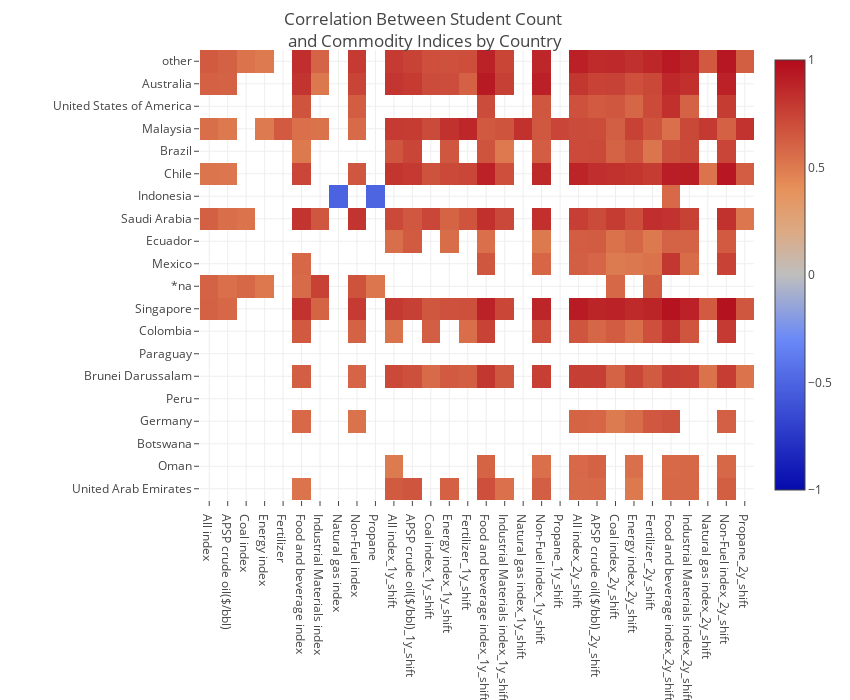
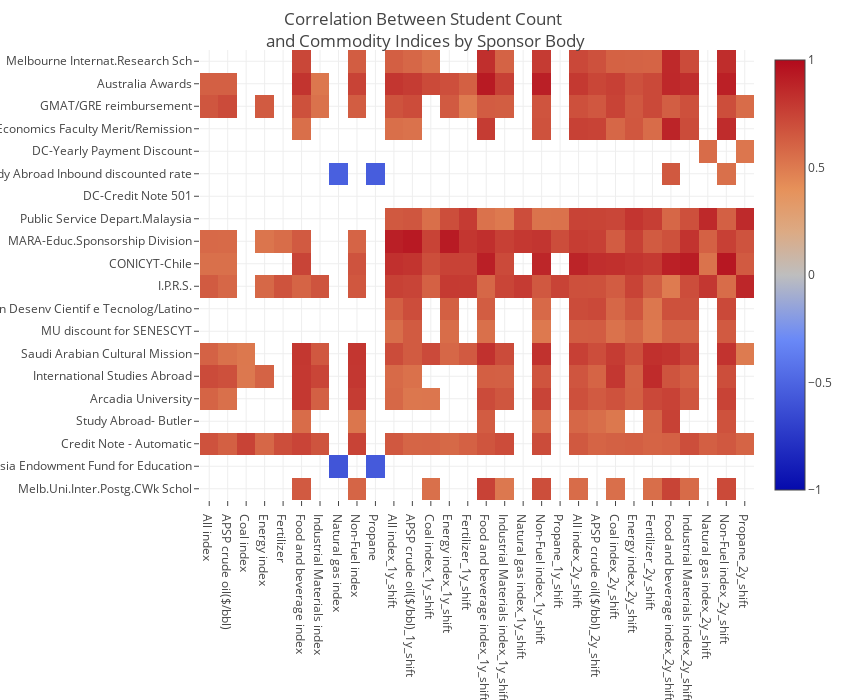

Notebook code for these charts, in order:
### Code cell
time_factor_values = predictors_df.index.values

for factor_var in list(factors_config.keys()):
    # transform response df to get data for particular factor
    resp_by_factor_df = aggregate_by_factor(response_df, response_var, time_factor, factor_var)
    resp_by_factor_df = resp_by_factor_df.loc[time_factor_values]

    # Calculate correlation and pvalues
    factor_levels = resp_by_factor_df.columns
    predictors = predictors_df.columns
    correlations = np.zeros((factor_levels.shape[0], predictors.shape[0]))
    pvalues = np.zeros((factor_levels.shape[0], predictors.shape[0]))
    for idx, level in enumerate(factor_levels):
        for jdx, predictor in enumerate(predictors):
            correlation, pvalue = pearsonr(resp_by_factor_df[level], predictors_df[predictor])
            correlations[idx, jdx] = correlation
            pvalues[idx, jdx] = pvalue

    # Form dataframe with correlations
    correlation_df = pd.DataFrame(data=correlations, index=factor_levels, columns=predictors)
    pvalues_df = pd.DataFrame(data=pvalues, index=factor_levels, columns=predictors)
    significance_mask = pvalues_df < CONFIDENCE_LEVEL
    correlation_df[~significance_mask] = np.nan


    #plot_heatmap(correlation_df[mask], response_var, factor_var)
    plot_heatmap(correlation_df, response_var, factor_var)

### Figure 1 — Plotly figure (JSON) as saved in the notebook; plotly's stock layout.template omitted (floating-point values rounded to 4 significant figures; data arrays with more than 128 entries replaced by an {"elided": "..."} marker saying what was removed)
{"data": [{"type": "heatmap", "uid": "d57f993f-63a8-445b-abe3-103cce126581", "x": ["All index", "APSP crude oil($/bbl)", "Coal index", "Energy index", "Fertilizer", "Food and beverage index", "Industrial Materials index", "Natural gas index", "Non-Fuel index", "Propane", "All index_1y_shift", "APSP crude oil($/bbl)_1y_shift", "Coal index_1y_shift", "Energy index_1y_shift", "Fertilizer_1y_shift", "Food and beverage index_1y_shift", "Industrial Materials index_1y_shift", "Natural gas index_1y_shift", "Non-Fuel index_1y_shift", "Propane_1y_shift", "All index_2y_shift", "APSP crude oil($/bbl)_2y_shift", "Coal index_2y_shift", "Energy index_2y_shift", "Fertilizer_2y_shift", "Food and beverage index_2y_shift", "Industrial Materials index_2y_shift", "Natural gas index_2y_shift", "Non-Fuel index_2y_shift", "Propane_2y_shift"], "y": ["United Arab Emirates", "Oman", "Botswana", "Germany", "Peru", "Brunei Darussalam", "Paraguay", "Colombia", "Singapore", "*na", "Mexico", "Ecuador", "Saudi Arabia", "Indonesia", "Chile", "Brazil", "Malaysia", "United States of America", "Australia", "other"], "z": {"elided": "20x30 float values"}, "zmax": 1, "zmin": -1}], "layout": {"autosize": false, "height": 700, "margin": {"b": 200, "l": 200, "r": 10, "t": 50}, "title": {"text": "Correlation Between Student Count <br>and Commodity Indices by Country"}, "width": 850}}

### Figure 2 — Plotly figure (JSON) as saved in the notebook; plotly's stock layout.template omitted (floating-point values rounded to 4 significant figures; data arrays with more than 128 entries replaced by an {"elided": "..."} marker saying what was removed)
{"data": [{"type": "heatmap", "uid": "a1aaf6f7-8aa5-40cd-b3c6-a85f86998b3d", "x": ["All index", "APSP crude oil($/bbl)", "Coal index", "Energy index", "Fertilizer", "Food and beverage index", "Industrial Materials index", "Natural gas index", "Non-Fuel index", "Propane", "All index_1y_shift", "APSP crude oil($/bbl)_1y_shift", "Coal index_1y_shift", "Energy index_1y_shift", "Fertilizer_1y_shift", "Food and beverage index_1y_shift", "Industrial Materials index_1y_shift", "Natural gas index_1y_shift", "Non-Fuel index_1y_shift", "Propane_1y_shift", "All index_2y_shift", "APSP crude oil($/bbl)_2y_shift", "Coal index_2y_shift", "Energy index_2y_shift", "Fertilizer_2y_shift", "Food and beverage index_2y_shift", "Industrial Materials index_2y_shift", "Natural gas index_2y_shift", "Non-Fuel index_2y_shift", "Propane_2y_shift"], "y": ["Melb.Uni.Inter.Postg.CWk Schol", "Indonesia Endowment Fund for Education", "Credit Note - Automatic", "Study Abroad- Butler", "Arcadia University", "International Studies Abroad", "Saudi Arabian Cultural Mission", "MU discount for SENESCYT", "Conselho Nacion Desenv Cientif e Tecnolog/Latino", "I.P.R.S.", "CONICYT-Chile", "MARA-Educ.Sponsorship Division", "Public Service Depart.Malaysia", "DC-Credit Note 501", "Study Abroad Inbound discounted rate", "DC-Yearly Payment Discount", "Economics Faculty Merit/Remission", "GMAT/GRE reimbursement", "Australia Awards", "Melbourne Internat.Research Sch"], "z": {"elided": "20x30 float values"}, "zmax": 1, "zmin": -1}], "layout": {"autosize": false, "height": 700, "margin": {"b": 200, "l": 200, "r": 10, "t": 50}, "title": {"text": "Correlation Between Student Count <br>and Commodity Indices by Sponsor Body"}, "width": 850}}
